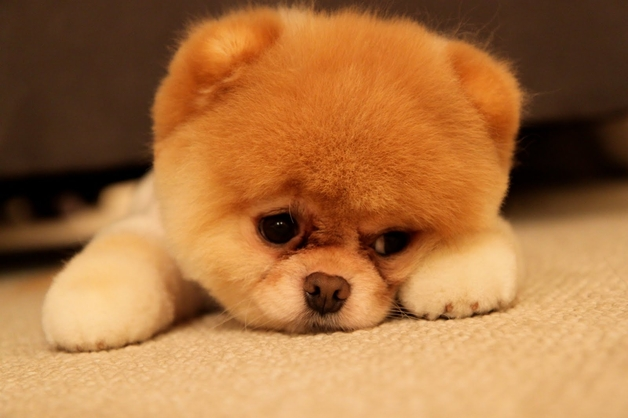
#> input picture Proyecto1_paralela/paralelo/perro.jpg, 628 x 418 px
$ python -i algoritmos_paralelos.py   (imports and definitions only)   (Python 2 division)
#> lines starting #> are read from the running program, lines starting #| are printed output that depends on the picture
#coding=utf-8
from mpi4py import MPI
import numpy as np
from PIL import Image,ImageChops, ImageEnhance, ImageOps, ImageFilter
import StringIO
import PIL.ImageOps
from time import time

comm = MPI.COMM_WORLD  # comunicador entre dos procesadores #
rank = comm.rank     # id procesador actual #
size = comm.size     # tamano procesador #

# [70 lines left out: functions sepia, mezclarRGB, rgb_rojo, rgb_verde, rgb_azul, brillo and 1 more, not called in this run]


def convertirImgMatrixRGB(img):
    return np.array(img.convert("RGB"))

#recibe un arreglo RGB de la imagen,lo convierte en negativo y retorna el arreglo negativo
# [23 lines left out: functions convertirImgNegativo, escalaDeGrises, reflejo, rotar, not called in this run]


def convolucion(arrImg):
	imagen=Image.fromarray(arrImg)
	x,y = imagen.size
	px = imagen.load()
	#MX = [[-1,0,1],[-1,0,1],[-1,0,1]] #mascara lineas horizontales
	MX = [[-1,0,1],[-2,0,2],[-1,0,1]]
	#MY = [[1,1,1],[0,0,0],[-1,-1,-1]] #mascara lineas verticales
	MY = [[1,2,1],[0,0,0],[-1,-2,-1]]

	imagenNuevaX = Image.new('RGB',(x,y))
	imagenNuevaY = Image.new('RGB',(x,y))
	imn = Image.new('RGB',(x,y))
	for j in range(y):
		for i in range(x):
			sumatoria = 0
			sumatoriay = 0
			for mj in range(-1,2):
				for mx in range(-1,2):
					try:
						sumatoria += MX[mj+1][mx+1]*px[i+mx,j+mj][1]
						sumatoriay += MY[mj+1][mx+1]*px[i+mx,j+mj][1]
					except:
						sumatoria += 0
						sumatoriay += 0
			punto1 = sumatoria
			punto2 = sumatoriay
			#Normalizar
			if(punto1 < 0):
				punto1 = 0
			if(punto1 > 255):
				punto1 = 255
			if(punto2 < 0):
				punto2 = 0
			if(punto2 > 255):
				punto2 = 255
			imagenNuevaX.putpixel((i,j),(punto1,punto1,punto1))
			imagenNuevaY.putpixel((i,j),(punto2,punto2,punto2))
	px1 = imagenNuevaX.load()
	px2 = imagenNuevaY.load()
	#Mezclar las mascaras
	for i in range(x):
		for j in range(y):
			p1 = px1[i,j]
			p2 = px2[i,j]
			r = ( p1[0] + p2[0] ) / 2
			g = ( p1[1] + p2[1] ) / 2
			b = ( p1[2] + p2[2] ) / 2
			imn.putpixel((i,j),(r,g,b))
	arrImg=convertirImgMatrixRGB(imn)
	return arrImg

def imgcontruc(imagen):
	rotada = imagen.rotate(90)
	return rotada

# [224 lines left out: functions divisionTareaImagen, rgb_rojo_paralelo, rgb_verde_paralelo, escala_de_grises_paralelo, rgb_azul_paralelo, sepia_paralelo and 6 more, not called in this run]


tiempo_inicial = time()
# [1 line not run here, left out]
tiempo_final = time()
tiempo_ejecucion = tiempo_final - tiempo_inicial
# [1 line not run here, left out]

>>> import cv2
>>> picture = cv2.imread('perro.jpg', cv2.IMREAD_GRAYSCALE)
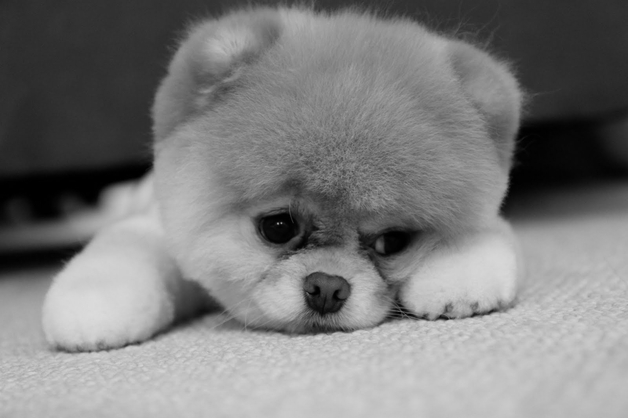
#> picture: shape (418, 628); min 0, max 220, mean 124.6
>>> result = convolucion(picture)
#> in convolucion, `imagenNuevaX = Image.new('RGB',(x,y))`: imagenNuevaX: PIL image 628x418 RGB; every value is 0
